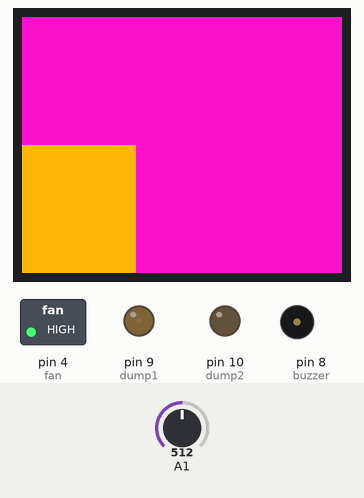
Simulated run of this sketch. Board: Arduino Uno, built with avr-gcc and run on an emulated ATmega328P. Shown: 160×128 colour display, switched loads named in the sketch (green lamp = pin HIGH), output pins drawn as LEDs (lit = HIGH), buzzer (waves = sounding, pin HIGH). The inputs (shaded band) are chosen by the test bench; at power-on: A1 = 512. What the sketch prints to the serial monitor is not drawn.

Above: at 1.2 s.
1.3 s: A1 set to 716
At 1.74 s:
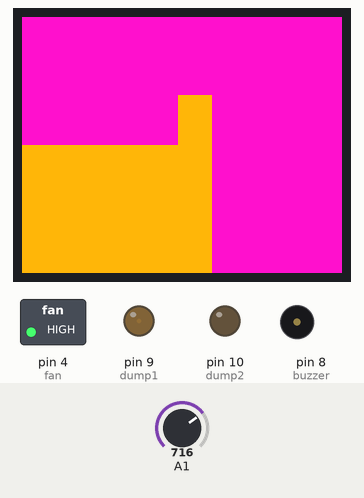
3.0 s: A1 set to 0
At 3.8 s:
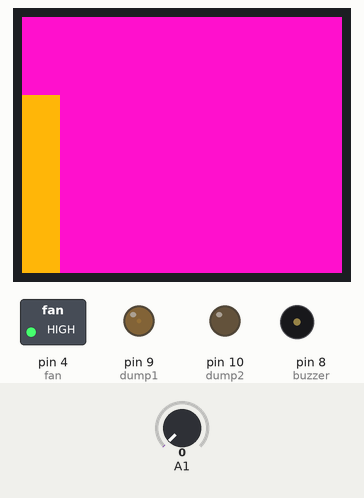
4.8 s: A1 set to 60
At 5.26 s:
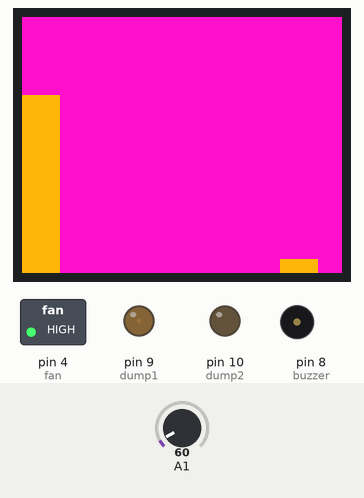
6.3 s: A1 set to 0
At 8.2 s:
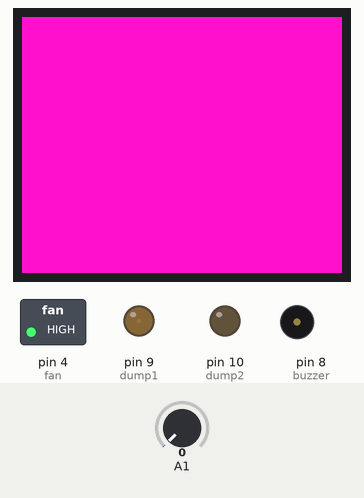
Timing chart, 0 to 10.3 s (numbered marks = the images above; inputs shaded):
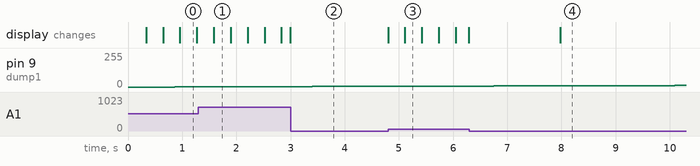

The sketch:

PV_IV_Tracer_v1.ino
```cpp
/*

 Photovoltaic Current-Voltage Tracer (PV I-V Tracer)

 This is th code to produce a solar PV current-voltage curve tracer.
 This is based upon the Pedalog v2 PCB (from www.re-innovation.co.uk). This is based upon the arduino
 but with current and voltage monitoring along with dual MOSFET drivers.

 It displays data using an iTEAD TFT LCD screen
 (Example code: http://www.re-innovation.co.uk/web12/index.php/en/blog-75/269-tft-lcd-display)

 Voltage is read using a potential divider.

 Current is read using an AD211 high side current monitor with a shunt resistor.

 The load are two MOSFETs, which are short circuited and controlled via PWM.

 The connections are as follows:
 Arduino:
 D0        Serial
 D1        Serial
 D2
 D3        TFT  RESET
 D4
 D5        TFT  RS
 D6        TFT  Chip Select (CS)
 D7
 D8        Buzzer output
 D9        MOSFET DUMP 1  (PWM)
 D10       MOSFET DUMP 2  (PWM)
 D11       TFT  SDA  Serial Data
 D12
 D13       TFT  SCLK  Serial Clock

 A0          Voltage input (via potential divider)
 A1          Current input (via AD211 high side monitor and current shunt resistor)
 A2
 A3
 A4
 A5

 Created on 9/10/13
 by Matt Little
 matt@re-innovation.co.uk
 www.re-innovation.co.uk
 This code is open source and public domain.

 Modified:
 9/10/13  Matt Little  Initial code - prove LCD and FET work


 */

#include <TFT.h>  // Arduino LCD library
#include <SPI.h>

// pin definition for the TFT LCD
#define cs   6
#define dc   5
#define rst  3
#define analogCurrent A1  // I read in on A1
#define analogVoltage A0  // V read in on A0
#define fan 4     // Fan control transistor is on pin 4
#define buzzer 8  // Buzzer attached to D8
#define dump1 9   // Analog output pin that the DUMP LOAD 1 is attached to via FET (PWM)
#define dump2 10  // Analog output pin that the DUMP LOAD 2 is attached to via FET (PWM)

TFT TFTscreen = TFT(cs, dc, rst);

// position of the line on screen
int xPos = 0;

int i = 0;        // An int to ramp up the FET PWM
int counter = 0;  //  A counter to slow down the ramp up of the FET PWM

void setup(){

  // initialize the serial port
  Serial.begin(9600);

  // initialize the display
  TFTscreen.begin();

  // clear the screen with a pretty color
  TFTscreen.background(250,16,200);

  // Set the dump laods as outputs and OFF
  pinMode(dump1, OUTPUT);
  pinMode(dump2, OUTPUT);
  digitalWrite(dump1,LOW);
  digitalWrite(dump2,LOW);

  pinMode(fan, OUTPUT);
  digitalWrite(fan,HIGH);
  pinMode(buzzer, OUTPUT);
  digitalWrite(buzzer,LOW);

}

void loop(){
  // read the sensor and map it to the screen height
  int sensor = analogRead(A1);
  int drawHeight = map(sensor,0,1023,0,TFTscreen.height());

  // print out the height to the serial monitor
  Serial.println(drawHeight);

  // draw a line in a nice color
  TFTscreen.stroke(250,180,10);
  TFTscreen.line(xPos, TFTscreen.height()-drawHeight, xPos, TFTscreen.height());

  // if the graph has reached the screen edge
  // erase the screen and start again
  if (xPos >= 160) {
    xPos = 0;
    TFTscreen.background(250,16,200);
  }
  else {
    // increment the horizontal position:
    xPos++;
  }

  delay(16);
  counter++;

  if(i>=50)
  {
    i=0;
  }

  if(counter>50)
  {
    i++;
    analogWrite(dump1, i);    // This outputs the correct PWM
    //analogWrite(dump2, i);    // This outputs the correct PWM
    counter = 0;
  }

}
```

Measured:
- after the input at 4.8 s, the display: first changes at once (image 3 shows a later state)
- after the input at 6.3 s, the display: changes after 1.7 s (image 4)
